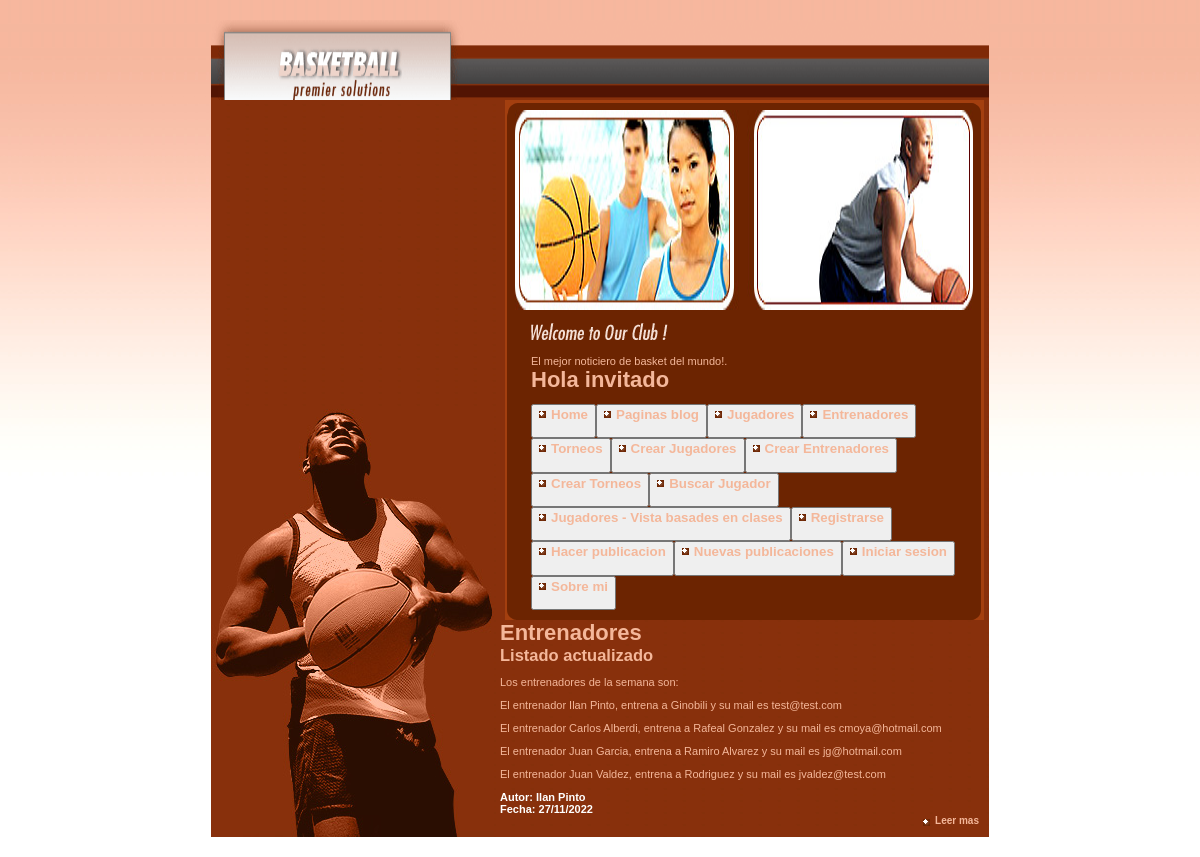
/entrenadores/, run on the app's committed database.
### MiApp/models.py (models this page shows, shortened)
class Entrenadores(models.Model):
    nombre = models.CharField(max_length=40)
    apellido = models.CharField(max_length=40)
    entrenado = models.CharField(max_length=40)
    email = models.EmailField()

### MiApp/views.py (the view)
# urls.py: path('entrenadores/', views.mostrar_entrenadores_todos, name='entrenadores'),
def mostrar_entrenadores_todos(request):
    entrenadores = Entrenadores.objects.all()
    context = {'entrenadores': entrenadores}
    return render(request,'MiApp/entrenadores.html', context=context)

### MiApp/templates/MiApp/entrenadores.html
{% extends 'MiApp/index2.html' %}
{% load static %}
{% block contenidoquecambia %}
    <h1> Entrenadores</h1>
    <h2> Listado actualizado</h2>
    <p> Los entrenadores de la semana son:</p>
    {% for entrenador in entrenadores %}
        <p>El entrenador {{entrenador.nombre}} {{entrenador.apellido}}, entrena a {{entrenador.entrenado}} y su mail es {{entrenador.email}}   </p>
    {% endfor %}
    <h3> Autor: Ilan Pinto</h3>
    <h3> Fecha: 27/11/2022</h3>
    <p class="more"><a href="{% url 'Nomoreinfo' %}" class="diamond">Leer mas</a></p>
{% endblock %}

### MiApp/templates/MiApp/index2.html (shortened to what this page needs)
<!DOCTYPE html PUBLIC "-//W3C//DTD XHTML 1.0 Strict//EN" "http://www.w3.org/TR/xhtml1/DTD/xhtml1-strict.dtd">
<html xmlns="http://www.w3.org/1999/xhtml" xml:lang="en" lang="en">
<head>
  {% load static %}
  <link rel="stylesheet" href="{% static 'MiApp/style.css' %}" type="text/css" charset="utf-8" />
</head>
<body>
<div id="wrapper">
  <div id="man">
    <h1><img src="{% static 'MiApp/images/logo.gif' %}" width="778" height="80" alt="BIENVENIDOS AL BLOG DE BASKETBALL"></h1>
    <div id="body">
      <div class="drk" id="welcome">
        <div class="top">
          <div class="bot">
            <div class="picbar"><img src="{% static 'MiApp/images/pic_2.jpg' %}" width="458" height="200" alt="Pic 2"></div>
            <div class="pad">
              <h2><img src="{% static 'MiApp/images/h_welcome_to_our_club.gif' %}" width="137" height="17" alt="Welcome To Our Club" /></h2>
              <p>
                El mejor noticiero de basket del mundo!.
              {% if request.user.is_authenticated %}
                <img src="{{url}}" alt="">
                <h1 class="mb-5">Hola {{user.username}}</h1>
              {%else%}
                <h1 class="mb-5">Hola invitado</h1>
              {%endif%}
              </p>
              <div class="button">
                <button type="button" class="btn btn-primary"><a href="{% url 'Inicio' %}" class="diamond">Home</a></p>
                <button type="button" class="btn btn-primary"><a href="{% url 'pages' %}" class="diamond">Paginas blog</a></p>
                <button type="button" class="btn btn-primary"><a href="{% url 'jugadores' %}" class="diamond">Jugadores</a></p>
                <button type="button" class="btn btn-primary"><a href="{% url 'entrenadores' %}" class="diamond">Entrenadores</a></p>
                <button type="button" class="btn btn-primary"><a href="{% url 'torneos' %}" class="diamond">Torneos</a></p>
                <button type="button" class="btn btn-primary"><a href="{% url 'FormularioJugadores' %}" class="diamond">Crear Jugadores</a></p>
                <button type="button" class="btn btn-primary"><a href="{% url 'FormularioEntrenadores' %}" class="diamond">Crear Entrenadores</a></p>
                <button type="button" class="btn btn-primary"><a href="{% url 'FormularioTorneos' %}" class="diamond">Crear Torneos</a></p>
                <button type="button" class="btn btn-primary"><a href="{% url 'BuscarJugador' %}" class="diamond">Buscar Jugador</a></p>
                <button type="button" class="btn btn-primary"><a href="{% url 'List' %}" class="diamond">Jugadores - Vista basades en clases</a></p>
                <button type="button" class="btn btn-primary"><a href="{% url 'Sign Up' %}" class="diamond">Registrarse</a></p>
                <button type="button" class="btn btn-primary"><a href="{% url 'FormularioBlogs' %}" class="diamond">Hacer publicacion</a></p>
                <button type="button" class="btn btn-primary"><a href="{% url 'NuevosBlogs' %}" class="diamond">Nuevas publicaciones</a></p>
                {% if request.user.is_authenticated %}
                  <button type="button" class="btn btn-primary"><a href="{% url 'Logout' %}" class="diamond">Log out</a></p>
                {%else%}
                  <button type="button" class="btn btn-primary"><a href="{% url 'Login' %}" class="diamond">Iniciar sesion</a></p>
                {%endif%}
                <button type="button" class="btn btn-primary"><a href="{% url 'AboutMe' %}" class="diamond">Sobre mi</a></p>
              </div>
            </div>
          </div>
        </div>
      </div>
      <div id="body">
          {% block contenidoquecambia %}
          {% endblock %}
        </div>
    </div>
  </div>
</div>
</body>
</html>

### MiApp/static/MiApp/style.css (style rules this page uses)
html, body, ul, li, h1, h2, h3, h4 { margin: 0; padding: 0; list-style: none; }
h1 img { display: block; }
img { border: 0; }
a { color: #F4B79A; font-weight: bold; text-decoration: none; }
.more { text-align: right; margin-top: 0; font-size: 10px; }
body { background: white url(images/bg.jpg) repeat-x; font: 11px tahoma, verdana, sans-serif; color: #F4B79A; padding: 20px; text-align: center; }
h3 { font-size: 11px; }
#wrapper { text-align: left; margin: auto; width: 778px; background: url(images/body_bg.jpg); }
#body { float: right; width: 479px; padding-right: 5px; }
.drk { background: left url(images/drk_bg.gif) repeat-y; }
.drk .top { background: top left url(images/drk_top.gif) no-repeat; }
.drk .bot { background: bottom left url(images/drk_top-17.gif) no-repeat; padding: 10px; }
.pad { padding: 11px 16px; }
.diamond { padding-left: 12px; background: 0px 4px url(images/bullet_drk_diamond.gif) no-repeat; }
h3 { color: #fff; }
#welcome p { margin-bottom: 0; }
#welcome .pad { padding-bottom: 0px; }
#man { background: bottom left url(images/pic_1.jpg) no-repeat; padding-bottom: 1px; }

### data on the page
Entrenadores: nombre "Ilan", apellido "Pinto", entrenado "Ginobili", email "test@test.com"
Entrenadores: nombre "Carlos", apellido "Alberdi", entrenado "Rafeal Gonzalez", email "cmoya@hotmail.com"
Entrenadores: nombre "Juan", apellido "Garcia", entrenado "Ramiro Alvarez", email "jg@hotmail.com"
Entrenadores: nombre "Juan", apellido "Valdez", entrenado "Rodriguez", email "jvaldez@test.com"
